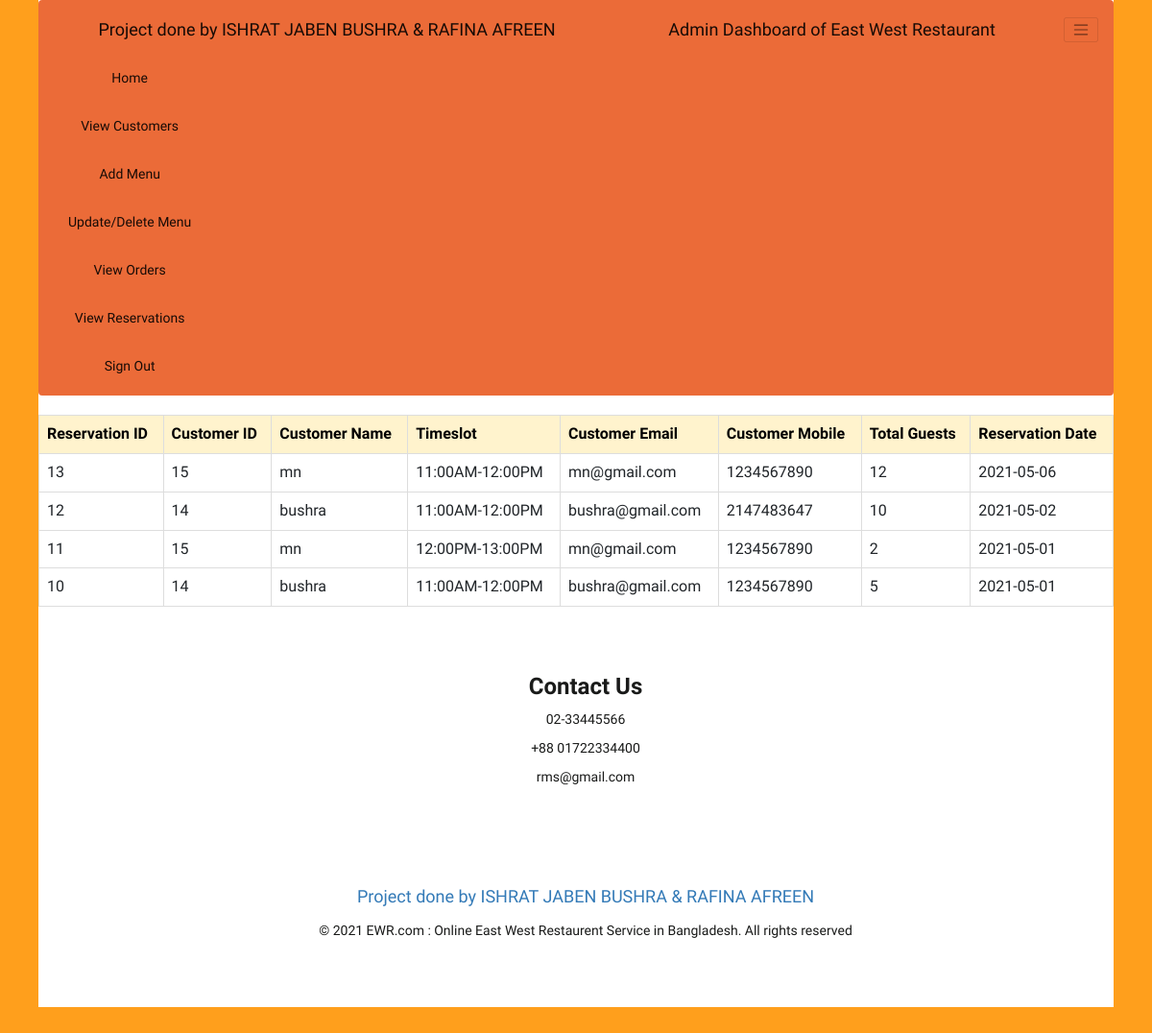
Screenshot of /admin/adres.php with the database file from the repository.
### tables this page shows
CREATE TABLE `reservation` (
  `r_id` int(255) NOT NULL,
  `customer_id` int(10) NOT NULL,
  `username` varchar(255) NOT NULL,
  `timeslot` varchar(255) NOT NULL,
  `cus_email` varchar(255) NOT NULL,
  `cus_mobile` varchar(255) NOT NULL,
  `guest_no` int(20) NOT NULL,
  `date` date NOT NULL
);

### admin/adres.php (the view, shortened to what this page needs)
<?php require 'adhead.php'; ?>
<html>
<body>
<table class="table table-bordered" class="table-warning" >
<tr class="table-warning">
<th class="table-warning"> Reservation ID</th>
<th class="table-warning" >Customer ID</th>
<th class="table-warning" >Customer Name</th>
<th class="table-warning" >Timeslot</th>
<th class="table-warning" >Customer Email</th>
<th class="table-warning" >Customer Mobile</th>
<th class="table-warning" >Total Guests</th>
<th class="table-warning" >Reservation Date</th>
<?php
           require 'addb.php';
           $sql="SELECT * FROM `reservation` ";
            $result=mysqli_query($conn,$sql);
			$total=mysqli_num_rows($result);
			if($total!=0)
			{
				while(($fetch=mysqli_fetch_assoc($result)))
				{
					echo "
					<tr>
					<td >".$fetch['r_id']."</td>
					<td>".$fetch['customer_id']."</td>
					<td>".$fetch['username']."</td>
					<td>".$fetch['timeslot']."</td>
					<td>".$fetch['cus_email']."</td>
					<td>".$fetch['cus_mobile']."</td>
					<td>".$fetch['guest_no']."</td>
					<td>".$fetch['date']."</td>
					";
				}
		    }
		    else
			{
			}
?>
</tr>
</table>
</body>
</html>
<?php require 'adfoot.php'; ?>

### admin/adhead.php (style rules this page uses)
body { font-family: 'Orelega One', cursive; background-color: white; color: #191a19; text-align: center; border: 40px solid #FF9F1C; border-top: 0px; margin: 0px; }

### admin/adres.php (style rules this page uses)
body { font-family: 'Orelega One', cursive; background-color: white; color: #191a19; text-align: center; border: 40px solid #FF9F1C; border-top: 0px; margin: 0px; }

### rows the page displays
reservation: r_id "13", customer "15", username "mn", timeslot "11:00AM-12:00PM", cus_email "mn@gmail.com", cus_mobile "1234567890", guest_no "12", date "2021-05-06"
reservation: r_id "12", customer "14", username "bushra", timeslot "11:00AM-12:00PM", cus_email "bushra@gmail.com", cus_mobile "2147483647", guest_no "10", date "2021-05-02"
reservation: r_id "11", customer "15", username "mn", timeslot "12:00PM-13:00PM", cus_email "mn@gmail.com", cus_mobile "1234567890", guest_no "2", date "2021-05-01"
reservation: r_id "10", customer "14", username "bushra", timeslot "11:00AM-12:00PM", cus_email "bushra@gmail.com", cus_mobile "1234567890", guest_no "5", date "2021-05-01"
